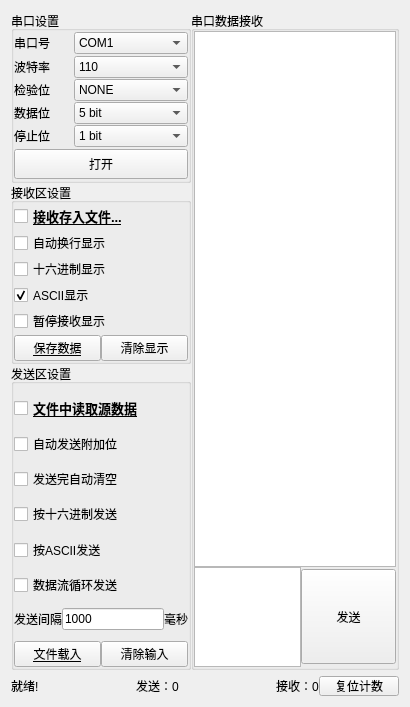
<?xml version="1.0" encoding="UTF-8"?>
<ui version="4.0">
 <class>SerialWidget</class>
 <widget class="QWidget" name="SerialWidget">
  <property name="geometry">
   <rect>
    <x>0</x>
    <y>0</y>
    <width>410</width>
    <height>707</height>
   </rect>
  </property>
  <property name="maximumSize">
   <size>
    <width>16777215</width>
    <height>16777215</height>
   </size>
  </property>
  <property name="windowTitle">
   <string>Form</string>
  </property>
  <layout class="QGridLayout" name="gridLayout">
   <item row="0" column="0">
    <layout class="QHBoxLayout" name="horizontalLayout_2">
     <property name="spacing">
      <number>0</number>
     </property>
     <item>
      <widget class="QWidget" name="SerialSetting" native="true">
       <property name="minimumSize">
        <size>
         <width>180</width>
         <height>0</height>
        </size>
       </property>
       <property name="maximumSize">
        <size>
         <width>180</width>
         <height>16777215</height>
        </size>
       </property>
       <layout class="QGridLayout" name="gridLayout_4">
        <property name="leftMargin">
         <number>0</number>
        </property>
        <property name="topMargin">
         <number>0</number>
        </property>
        <property name="rightMargin">
         <number>0</number>
        </property>
        <property name="bottomMargin">
         <number>0</number>
        </property>
        <property name="spacing">
         <number>0</number>
        </property>
        <item row="2" column="0">
         <widget class="QGroupBox" name="groupBox_11">
          <property name="title">
           <string>发送区设置</string>
          </property>
          <layout class="QVBoxLayout" name="verticalLayout_19">
           <property name="spacing">
            <number>0</number>
           </property>
           <property name="leftMargin">
            <number>0</number>
           </property>
           <property name="topMargin">
            <number>0</number>
           </property>
           <property name="rightMargin">
            <number>0</number>
           </property>
           <property name="bottomMargin">
            <number>0</number>
           </property>
           <item>
            <layout class="QVBoxLayout" name="verticalLayout_20">
             <property name="spacing">
              <number>0</number>
             </property>
             <item>
              <spacer name="verticalSpacer_6">
               <property name="orientation">
                <enum>Qt::Vertical</enum>
               </property>
               <property name="sizeHint" stdset="0">
                <size>
                 <width>20</width>
                 <height>40</height>
                </size>
               </property>
              </spacer>
             </item>
             <item>
              <widget class="QCheckBox" name="SDatafromFile">
               <property name="maximumSize">
                <size>
                 <width>200</width>
                 <height>16777215</height>
                </size>
               </property>
               <property name="styleSheet">
                <string notr="true">QCheckBox{
font-size:10pt; 
font-weight:600; 
text-decoration: underline;
}</string>
               </property>
               <property name="text">
                <string>文件中读取源数据</string>
               </property>
              </widget>
             </item>
             <item>
              <spacer name="verticalSpacer_13">
               <property name="orientation">
                <enum>Qt::Vertical</enum>
               </property>
               <property name="sizeHint" stdset="0">
                <size>
                 <width>20</width>
                 <height>40</height>
                </size>
               </property>
              </spacer>
             </item>
             <item>
              <widget class="QCheckBox" name="SAutoAddBit">
               <property name="text">
                <string>自动发送附加位</string>
               </property>
              </widget>
             </item>
             <item>
              <spacer name="verticalSpacer_14">
               <property name="orientation">
                <enum>Qt::Vertical</enum>
               </property>
               <property name="sizeHint" stdset="0">
                <size>
                 <width>20</width>
                 <height>40</height>
                </size>
               </property>
              </spacer>
             </item>
             <item>
              <widget class="QCheckBox" name="SAutoClear">
               <property name="text">
                <string>发送完自动清空</string>
               </property>
              </widget>
             </item>
             <item>
              <spacer name="verticalSpacer_15">
               <property name="orientation">
                <enum>Qt::Vertical</enum>
               </property>
               <property name="sizeHint" stdset="0">
                <size>
                 <width>20</width>
                 <height>40</height>
                </size>
               </property>
              </spacer>
             </item>
             <item>
              <widget class="QCheckBox" name="sendinHex">
               <property name="maximumSize">
                <size>
                 <width>200</width>
                 <height>16777215</height>
                </size>
               </property>
               <property name="text">
                <string>按十六进制发送</string>
               </property>
              </widget>
             </item>
             <item>
              <spacer name="verticalSpacer_16">
               <property name="orientation">
                <enum>Qt::Vertical</enum>
               </property>
               <property name="sizeHint" stdset="0">
                <size>
                 <width>20</width>
                 <height>40</height>
                </size>
               </property>
              </spacer>
             </item>
             <item>
              <widget class="QCheckBox" name="sendinAscii">
               <property name="text">
                <string>按ASCII发送</string>
               </property>
              </widget>
             </item>
             <item>
              <spacer name="verticalSpacer_17">
               <property name="orientation">
                <enum>Qt::Vertical</enum>
               </property>
               <property name="sizeHint" stdset="0">
                <size>
                 <width>20</width>
                 <height>40</height>
                </size>
               </property>
              </spacer>
             </item>
             <item>
              <widget class="QCheckBox" name="SsendDataLoop">
               <property name="text">
                <string>数据流循环发送</string>
               </property>
              </widget>
             </item>
             <item>
              <spacer name="verticalSpacer_23">
               <property name="orientation">
                <enum>Qt::Vertical</enum>
               </property>
               <property name="sizeHint" stdset="0">
                <size>
                 <width>20</width>
                 <height>40</height>
                </size>
               </property>
              </spacer>
             </item>
             <item>
              <layout class="QHBoxLayout" name="horizontalLayout_19">
               <property name="spacing">
                <number>0</number>
               </property>
               <item>
                <widget class="QLabel" name="label_10">
                 <property name="text">
                  <string>发送间隔</string>
                 </property>
                </widget>
               </item>
               <item>
                <widget class="QLineEdit" name="Stime">
                 <property name="text">
                  <string>1000</string>
                 </property>
                </widget>
               </item>
               <item>
                <widget class="QLabel" name="label_11">
                 <property name="text">
                  <string>毫秒</string>
                 </property>
                </widget>
               </item>
              </layout>
             </item>
             <item>
              <spacer name="verticalSpacer_22">
               <property name="orientation">
                <enum>Qt::Vertical</enum>
               </property>
               <property name="sizeHint" stdset="0">
                <size>
                 <width>20</width>
                 <height>40</height>
                </size>
               </property>
              </spacer>
             </item>
             <item>
              <layout class="QHBoxLayout" name="horizontalLayout_20">
               <property name="spacing">
                <number>0</number>
               </property>
               <item>
                <widget class="QPushButton" name="sLoadFile">
                 <property name="styleSheet">
                  <string notr="true">QPushButton{
text-decoration: underline;
}</string>
                 </property>
                 <property name="text">
                  <string>文件载入</string>
                 </property>
                </widget>
               </item>
               <item>
                <widget class="QPushButton" name="SInputClear">
                 <property name="text">
                  <string>清除输入</string>
                 </property>
                </widget>
               </item>
              </layout>
             </item>
            </layout>
           </item>
           <item>
            <spacer name="verticalSpacer_7">
             <property name="orientation">
              <enum>Qt::Vertical</enum>
             </property>
             <property name="sizeHint" stdset="0">
              <size>
               <width>20</width>
               <height>40</height>
              </size>
             </property>
            </spacer>
           </item>
          </layout>
         </widget>
        </item>
        <item row="0" column="0">
         <widget class="QGroupBox" name="groupBox_9">
          <property name="title">
           <string>串口设置</string>
          </property>
          <layout class="QVBoxLayout" name="verticalLayout_15">
           <property name="spacing">
            <number>0</number>
           </property>
           <property name="leftMargin">
            <number>0</number>
           </property>
           <property name="topMargin">
            <number>0</number>
           </property>
           <property name="rightMargin">
            <number>0</number>
           </property>
           <property name="bottomMargin">
            <number>0</number>
           </property>
           <item>
            <layout class="QVBoxLayout" name="verticalLayout_16">
             <property name="spacing">
              <number>0</number>
             </property>
             <property name="topMargin">
              <number>0</number>
             </property>
             <item>
              <spacer name="verticalSpacer_2">
               <property name="orientation">
                <enum>Qt::Vertical</enum>
               </property>
               <property name="sizeHint" stdset="0">
                <size>
                 <width>20</width>
                 <height>40</height>
                </size>
               </property>
              </spacer>
             </item>
             <item>
              <layout class="QHBoxLayout" name="horizontalLayout_13">
               <property name="spacing">
                <number>0</number>
               </property>
               <item>
                <widget class="QLabel" name="serialLabel">
                 <property name="maximumSize">
                  <size>
                   <width>60</width>
                   <height>30</height>
                  </size>
                 </property>
                 <property name="text">
                  <string>串口号</string>
                 </property>
                </widget>
               </item>
               <item>
                <widget class="QComboBox" name="serialComBox">
                 <property name="enabled">
                  <bool>true</bool>
                 </property>
                 <item>
                  <property name="text">
                   <string>COM1</string>
                  </property>
                 </item>
                 <item>
                  <property name="text">
                   <string>COM2</string>
                  </property>
                 </item>
                 <item>
                  <property name="text">
                   <string>COM3</string>
                  </property>
                 </item>
                 <item>
                  <property name="text">
                   <string>COM4</string>
                  </property>
                 </item>
                 <item>
                  <property name="text">
                   <string>COM5</string>
                  </property>
                 </item>
                 <item>
                  <property name="text">
                   <string>COM6</string>
                  </property>
                 </item>
                 <item>
                  <property name="text">
                   <string>COM7</string>
                  </property>
                 </item>
                 <item>
                  <property name="text">
                   <string>COM8</string>
                  </property>
                 </item>
                 <item>
                  <property name="text">
                   <string>COM9</string>
                  </property>
                 </item>
                 <item>
                  <property name="text">
                   <string>COM10</string>
                  </property>
                 </item>
                 <item>
                  <property name="text">
                   <string>COM11</string>
                  </property>
                 </item>
                 <item>
                  <property name="text">
                   <string>COM12</string>
                  </property>
                 </item>
                 <item>
                  <property name="text">
                   <string>COM13</string>
                  </property>
                 </item>
                 <item>
                  <property name="text">
                   <string>COM14</string>
                  </property>
                 </item>
                 <item>
                  <property name="text">
                   <string>COM15</string>
                  </property>
                 </item>
                 <item>
                  <property name="text">
                   <string>COM16</string>
                  </property>
                 </item>
                 <item>
                  <property name="text">
                   <string>COM17</string>
                  </property>
                 </item>
                 <item>
                  <property name="text">
                   <string>COM18</string>
                  </property>
                 </item>
                 <item>
                  <property name="text">
                   <string>COM19</string>
                  </property>
                 </item>
                 <item>
                  <property name="text">
                   <string>COM20</string>
                  </property>
                 </item>
                </widget>
               </item>
              </layout>
             </item>
             <item>
              <spacer name="verticalSpacer_8">
               <property name="orientation">
                <enum>Qt::Vertical</enum>
               </property>
               <property name="sizeHint" stdset="0">
                <size>
                 <width>20</width>
                 <height>40</height>
                </size>
               </property>
              </spacer>
             </item>
             <item>
              <layout class="QHBoxLayout" name="horizontalLayout_14">
               <property name="spacing">
                <number>0</number>
               </property>
               <item>
                <widget class="QLabel" name="baudLabel">
                 <property name="maximumSize">
                  <size>
                   <width>60</width>
                   <height>30</height>
                  </size>
                 </property>
                 <property name="text">
                  <string>波特率</string>
                 </property>
                </widget>
               </item>
               <item>
                <widget class="QComboBox" name="baudComBox">
                 <item>
                  <property name="text">
                   <string>110</string>
                  </property>
                 </item>
                 <item>
                  <property name="text">
                   <string>300</string>
                  </property>
                 </item>
                 <item>
                  <property name="text">
                   <string>600</string>
                  </property>
                 </item>
                 <item>
                  <property name="text">
                   <string>1200</string>
                  </property>
                 </item>
                 <item>
                  <property name="text">
                   <string>2400</string>
                  </property>
                 </item>
                 <item>
                  <property name="text">
                   <string>4800</string>
                  </property>
                 </item>
                 <item>
                  <property name="text">
                   <string>9600</string>
                  </property>
                 </item>
                 <item>
                  <property name="text">
                   <string>14400</string>
                  </property>
                 </item>
                 <item>
                  <property name="text">
                   <string>19200</string>
                  </property>
                 </item>
                 <item>
                  <property name="text">
                   <string>38400</string>
                  </property>
                 </item>
                 <item>
                  <property name="text">
                   <string>56000</string>
                  </property>
                 </item>
                 <item>
                  <property name="text">
                   <string>57600</string>
                  </property>
                 </item>
                 <item>
                  <property name="text">
                   <string>115200</string>
                  </property>
                 </item>
                </widget>
               </item>
              </layout>
             </item>
             <item>
              <spacer name="verticalSpacer_19">
               <property name="orientation">
                <enum>Qt::Vertical</enum>
               </property>
               <property name="sizeHint" stdset="0">
                <size>
                 <width>20</width>
                 <height>40</height>
                </size>
               </property>
              </spacer>
             </item>
             <item>
              <layout class="QHBoxLayout" name="horizontalLayout_15">
               <property name="spacing">
                <number>0</number>
               </property>
               <item>
                <widget class="QLabel" name="checkLabel">
                 <property name="maximumSize">
                  <size>
                   <width>60</width>
                   <height>30</height>
                  </size>
                 </property>
                 <property name="text">
                  <string>检验位</string>
                 </property>
                </widget>
               </item>
               <item>
                <widget class="QComboBox" name="checkComBox">
                 <item>
                  <property name="text">
                   <string>NONE</string>
                  </property>
                 </item>
                 <item>
                  <property name="text">
                   <string>ODD</string>
                  </property>
                 </item>
                 <item>
                  <property name="text">
                   <string>EVEN</string>
                  </property>
                 </item>
                 <item>
                  <property name="text">
                   <string>MARK</string>
                  </property>
                 </item>
                 <item>
                  <property name="text">
                   <string>SPACE</string>
                  </property>
                 </item>
                </widget>
               </item>
              </layout>
             </item>
             <item>
              <spacer name="verticalSpacer_20">
               <property name="orientation">
                <enum>Qt::Vertical</enum>
               </property>
               <property name="sizeHint" stdset="0">
                <size>
                 <width>20</width>
                 <height>40</height>
                </size>
               </property>
              </spacer>
             </item>
             <item>
              <layout class="QHBoxLayout" name="horizontalLayout_16">
               <property name="spacing">
                <number>0</number>
               </property>
               <item>
                <widget class="QLabel" name="dataLabel">
                 <property name="maximumSize">
                  <size>
                   <width>60</width>
                   <height>30</height>
                  </size>
                 </property>
                 <property name="text">
                  <string>数据位</string>
                 </property>
                </widget>
               </item>
               <item>
                <widget class="QComboBox" name="dataComBox">
                 <item>
                  <property name="text">
                   <string>5 bit</string>
                  </property>
                 </item>
                 <item>
                  <property name="text">
                   <string>6 bit</string>
                  </property>
                 </item>
                 <item>
                  <property name="text">
                   <string>7 bit</string>
                  </property>
                 </item>
                 <item>
                  <property name="text">
                   <string>8 bit</string>
                  </property>
                 </item>
                </widget>
               </item>
              </layout>
             </item>
             <item>
              <spacer name="verticalSpacer_21">
               <property name="orientation">
                <enum>Qt::Vertical</enum>
               </property>
               <property name="sizeHint" stdset="0">
                <size>
                 <width>20</width>
                 <height>40</height>
                </size>
               </property>
              </spacer>
             </item>
             <item>
              <layout class="QHBoxLayout" name="horizontalLayout_17">
               <property name="spacing">
                <number>0</number>
               </property>
               <item>
                <widget class="QLabel" name="stopLabel">
                 <property name="maximumSize">
                  <size>
                   <width>60</width>
                   <height>30</height>
                  </size>
                 </property>
                 <property name="text">
                  <string>停止位</string>
                 </property>
                </widget>
               </item>
               <item>
                <widget class="QComboBox" name="stopComBox">
                 <item>
                  <property name="text">
                   <string>1 bit</string>
                  </property>
                 </item>
                 <item>
                  <property name="text">
                   <string>2 bit</string>
                  </property>
                 </item>
                </widget>
               </item>
              </layout>
             </item>
             <item>
              <spacer name="verticalSpacer_18">
               <property name="orientation">
                <enum>Qt::Vertical</enum>
               </property>
               <property name="sizeHint" stdset="0">
                <size>
                 <width>20</width>
                 <height>40</height>
                </size>
               </property>
              </spacer>
             </item>
             <item>
              <widget class="QPushButton" name="SOpenBtn">
               <property name="minimumSize">
                <size>
                 <width>0</width>
                 <height>30</height>
                </size>
               </property>
               <property name="maximumSize">
                <size>
                 <width>16777215</width>
                 <height>32</height>
                </size>
               </property>
               <property name="text">
                <string>打开</string>
               </property>
              </widget>
             </item>
             <item>
              <spacer name="verticalSpacer">
               <property name="orientation">
                <enum>Qt::Vertical</enum>
               </property>
               <property name="sizeHint" stdset="0">
                <size>
                 <width>20</width>
                 <height>40</height>
                </size>
               </property>
              </spacer>
             </item>
            </layout>
           </item>
          </layout>
         </widget>
        </item>
        <item row="1" column="0">
         <widget class="QGroupBox" name="groupBox_10">
          <property name="title">
           <string>接收区设置</string>
          </property>
          <layout class="QVBoxLayout" name="verticalLayout_17">
           <property name="spacing">
            <number>0</number>
           </property>
           <property name="leftMargin">
            <number>0</number>
           </property>
           <property name="topMargin">
            <number>0</number>
           </property>
           <property name="rightMargin">
            <number>0</number>
           </property>
           <property name="bottomMargin">
            <number>0</number>
           </property>
           <item>
            <spacer name="verticalSpacer_3">
             <property name="orientation">
              <enum>Qt::Vertical</enum>
             </property>
             <property name="sizeHint" stdset="0">
              <size>
               <width>20</width>
               <height>40</height>
              </size>
             </property>
            </spacer>
           </item>
           <item>
            <layout class="QVBoxLayout" name="verticalLayout_18">
             <property name="spacing">
              <number>0</number>
             </property>
             <item>
              <widget class="QCheckBox" name="SReceivetoFile">
               <property name="styleSheet">
                <string notr="true">QCheckBox{
font-size:10pt; 
font-weight:600; 
text-decoration: underline;
}</string>
               </property>
               <property name="text">
                <string>接收存入文件...</string>
               </property>
              </widget>
             </item>
             <item>
              <spacer name="verticalSpacer_4">
               <property name="orientation">
                <enum>Qt::Vertical</enum>
               </property>
               <property name="sizeHint" stdset="0">
                <size>
                 <width>20</width>
                 <height>40</height>
                </size>
               </property>
              </spacer>
             </item>
             <item>
              <widget class="QCheckBox" name="SAutoBreak">
               <property name="text">
                <string>自动换行显示</string>
               </property>
              </widget>
             </item>
             <item>
              <spacer name="verticalSpacer_9">
               <property name="orientation">
                <enum>Qt::Vertical</enum>
               </property>
               <property name="sizeHint" stdset="0">
                <size>
                 <width>20</width>
                 <height>40</height>
                </size>
               </property>
              </spacer>
             </item>
             <item>
              <widget class="QCheckBox" name="SshowinHex">
               <property name="text">
                <string>十六进制显示</string>
               </property>
               <property name="checked">
                <bool>false</bool>
               </property>
              </widget>
             </item>
             <item>
              <spacer name="verticalSpacer_10">
               <property name="orientation">
                <enum>Qt::Vertical</enum>
               </property>
               <property name="sizeHint" stdset="0">
                <size>
                 <width>20</width>
                 <height>40</height>
                </size>
               </property>
              </spacer>
             </item>
             <item>
              <widget class="QCheckBox" name="SshowinAscii">
               <property name="text">
                <string>ASCII显示</string>
               </property>
               <property name="checked">
                <bool>true</bool>
               </property>
              </widget>
             </item>
             <item>
              <spacer name="verticalSpacer_11">
               <property name="orientation">
                <enum>Qt::Vertical</enum>
               </property>
               <property name="sizeHint" stdset="0">
                <size>
                 <width>20</width>
                 <height>40</height>
                </size>
               </property>
              </spacer>
             </item>
             <item>
              <widget class="QCheckBox" name="SstopReceive">
               <property name="text">
                <string>暂停接收显示</string>
               </property>
              </widget>
             </item>
             <item>
              <spacer name="verticalSpacer_12">
               <property name="orientation">
                <enum>Qt::Vertical</enum>
               </property>
               <property name="sizeHint" stdset="0">
                <size>
                 <width>20</width>
                 <height>40</height>
                </size>
               </property>
              </spacer>
             </item>
             <item>
              <layout class="QHBoxLayout" name="horizontalLayout_18">
               <property name="spacing">
                <number>0</number>
               </property>
               <item>
                <widget class="QPushButton" name="SsaveDate">
                 <property name="styleSheet">
                  <string notr="true">QPushButton{
text-decoration: underline;
}</string>
                 </property>
                 <property name="text">
                  <string>保存数据</string>
                 </property>
                </widget>
               </item>
               <item>
                <widget class="QPushButton" name="SDataClear">
                 <property name="text">
                  <string>清除显示</string>
                 </property>
                </widget>
               </item>
              </layout>
             </item>
            </layout>
           </item>
           <item>
            <spacer name="verticalSpacer_5">
             <property name="orientation">
              <enum>Qt::Vertical</enum>
             </property>
             <property name="sizeHint" stdset="0">
              <size>
               <width>20</width>
               <height>40</height>
              </size>
             </property>
            </spacer>
           </item>
          </layout>
         </widget>
        </item>
       </layout>
      </widget>
     </item>
     <item>
      <widget class="QGroupBox" name="groupBox_7">
       <property name="title">
        <string>串口数据接收</string>
       </property>
       <layout class="QGridLayout" name="gridLayout_3">
        <property name="leftMargin">
         <number>0</number>
        </property>
        <property name="topMargin">
         <number>0</number>
        </property>
        <property name="rightMargin">
         <number>0</number>
        </property>
        <property name="bottomMargin">
         <number>0</number>
        </property>
        <property name="spacing">
         <number>0</number>
        </property>
        <item row="0" column="0">
         <layout class="QVBoxLayout" name="verticalLayout">
          <property name="spacing">
           <number>0</number>
          </property>
          <item>
           <widget class="QTextEdit" name="SReceiveText">
            <property name="minimumSize">
             <size>
              <width>200</width>
              <height>0</height>
             </size>
            </property>
           </widget>
          </item>
          <item>
           <layout class="QHBoxLayout" name="horizontalLayout">
            <property name="spacing">
             <number>0</number>
            </property>
            <item>
             <widget class="QTextEdit" name="SsendText">
              <property name="minimumSize">
               <size>
                <width>50</width>
                <height>100</height>
               </size>
              </property>
              <property name="maximumSize">
               <size>
                <width>16777215</width>
                <height>100</height>
               </size>
              </property>
             </widget>
            </item>
            <item>
             <widget class="QPushButton" name="SsendBtn">
              <property name="minimumSize">
               <size>
                <width>95</width>
                <height>95</height>
               </size>
              </property>
              <property name="maximumSize">
               <size>
                <width>95</width>
                <height>95</height>
               </size>
              </property>
              <property name="text">
               <string>发送</string>
              </property>
             </widget>
            </item>
           </layout>
          </item>
         </layout>
        </item>
       </layout>
      </widget>
     </item>
    </layout>
   </item>
   <item row="1" column="0">
    <widget class="QWidget" name="toolWidget" native="true">
     <property name="minimumSize">
      <size>
       <width>0</width>
       <height>20</height>
      </size>
     </property>
     <property name="maximumSize">
      <size>
       <width>16777215</width>
       <height>20</height>
      </size>
     </property>
     <layout class="QGridLayout" name="gridLayout_9">
      <property name="leftMargin">
       <number>0</number>
      </property>
      <property name="topMargin">
       <number>0</number>
      </property>
      <property name="rightMargin">
       <number>0</number>
      </property>
      <property name="bottomMargin">
       <number>0</number>
      </property>
      <property name="spacing">
       <number>0</number>
      </property>
      <item row="0" column="4">
       <widget class="QLabel" name="sReceiveCount">
        <property name="text">
         <string>接收：0</string>
        </property>
       </widget>
      </item>
      <item row="0" column="2">
       <widget class="QLabel" name="SsendCount">
        <property name="text">
         <string>发送：0</string>
        </property>
       </widget>
      </item>
      <item row="0" column="5">
       <widget class="QPushButton" name="SResetBtn">
        <property name="minimumSize">
         <size>
          <width>0</width>
          <height>20</height>
         </size>
        </property>
        <property name="maximumSize">
         <size>
          <width>16777215</width>
          <height>20</height>
         </size>
        </property>
        <property name="text">
         <string>复位计数</string>
        </property>
       </widget>
      </item>
      <item row="0" column="1">
       <spacer name="horizontalSpacer">
        <property name="orientation">
         <enum>Qt::Horizontal</enum>
        </property>
        <property name="sizeHint" stdset="0">
         <size>
          <width>74</width>
          <height>9</height>
         </size>
        </property>
       </spacer>
      </item>
      <item row="0" column="0">
       <widget class="QLabel" name="SInfoLabel">
        <property name="text">
         <string>就绪!</string>
        </property>
       </widget>
      </item>
      <item row="0" column="3">
       <spacer name="horizontalSpacer_4">
        <property name="orientation">
         <enum>Qt::Horizontal</enum>
        </property>
        <property name="sizeHint" stdset="0">
         <size>
          <width>40</width>
          <height>20</height>
         </size>
        </property>
       </spacer>
      </item>
     </layout>
    </widget>
   </item>
  </layout>
 </widget>
 <resources/>
 <connections/>
</ui>
